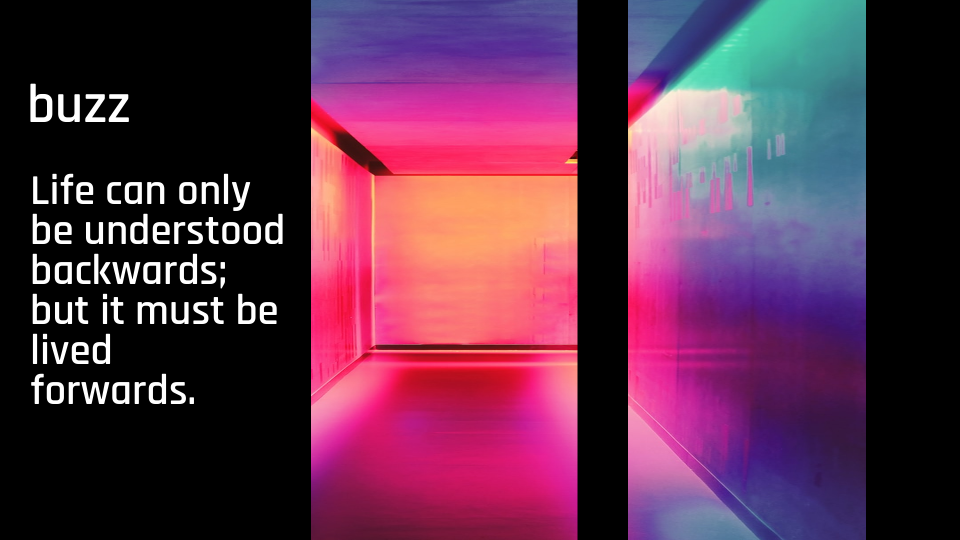
#> input picture frontend/src/assets/QP_Horizontal.jpg, 1920 x 1080 px (shown at 1/2 size)
$ python -i render_image.py   (imports and definitions only)   (older library calls are emulated)
#> lines starting #> are read from the running program, lines starting #| are printed output that depends on the picture
import json
import requests
from PIL import Image, ImageDraw, ImageChops
import random
from gcloud import storage
import datetime
from text_utils import write_text
import string
import io
import math
from services.gcp import upload_generated_image_to_cloud
from gcloud import storage

import base64
from collections import defaultdict
import re

# [83 lines left out: functions create_image_post, get_orientation, render_image, calculate_vertices, not called in this run]

def id_generator(size=10, chars=string.ascii_uppercase + string.digits):
    return ''.join(random.choice(chars) for _ in range(size))

def custom_mask_image_post_generator(data):
    image_url = data['url']
    template_name = data['template_name']

    # Download the selected search image
    img_data = requests.get(image_url).content
    search_image = Image.open(io.BytesIO(img_data))

    #converting mask image to 8-bit B/W image and Inverting it to create the final mask
    image_data = base64.b64decode(data['base64Image'])
    image_mask_file = io.BytesIO(image_data)
    imageMask = Image.open(image_mask_file)
    alpha_mask = imageMask.convert('L')
    alpha_mask_inverted = ImageChops.invert(alpha_mask)

    # print(template_data[0]['file'])
    base_template = Image.open('assets/canva_templates/{}'.format(str(template_name))).convert("RGBA")
    w,h = base_template.size

    alpha_mask = alpha_mask_inverted.resize((w,h), Image.ANTIALIAS)
    search_image = search_image.resize((w,h), Image.ANTIALIAS)

    search_image.putalpha(alpha_mask)

    base_template.paste(search_image, (0,0), search_image)

    base_template = base_template.convert("RGB")
    output = io.BytesIO()
    base_template.save('assets/custom_mask/final.png')

    alpha_mask.save('assets/custom_mask/alpha_mask.png')

    # imageMask = imageMask.convert('RGB')
    # imageMask.save('assets/custom_mask/image.jpeg', 'JPEG')
    return data

# [20 lines left out: function get_template, not called in this run]

>>> import cv2
>>> picture = cv2.imread('../../frontend/src/assets/QP_Horizontal.jpg', cv2.IMREAD_GRAYSCALE)
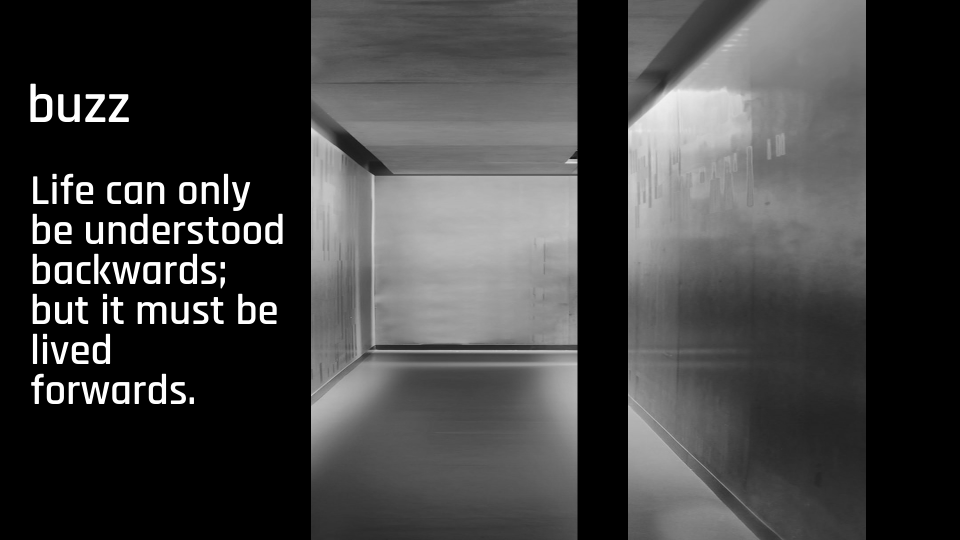
#> picture: shape (1080, 1920) (shown at 1/2 size); min 0, max 255, mean 63.8
#> (the run stopped early here; a loop or call above may not have finished)

$ run again, on frontend/src/assets/QP_Square.jpg
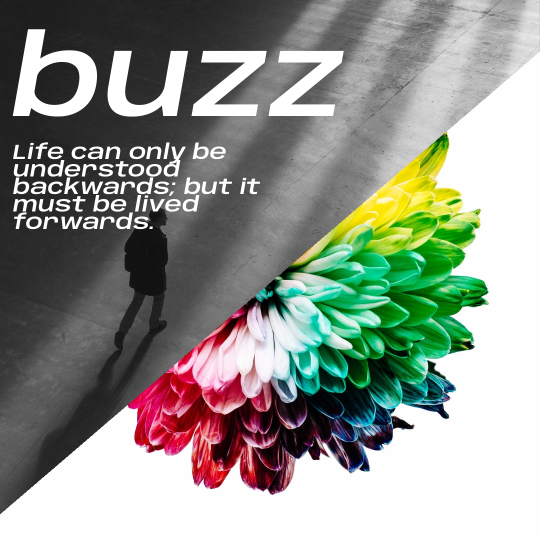
#> input picture frontend/src/assets/QP_Square.jpg, 1080 x 1080 px (shown at 1/2 size)
#> `picture = cv2.imread('../../frontend/src/assets/QP_Horizontal.jpg', cv..`:
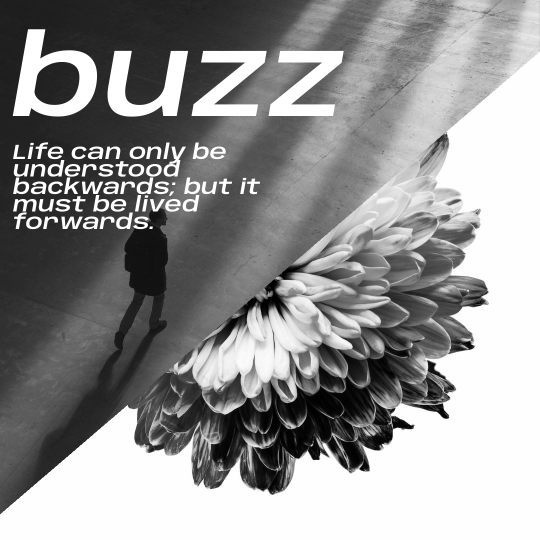
#> picture: shape (1080, 1080) (shown at 1/2 size); min 0, max 255, mean 147

$ run again, on frontend/src/assets/QP_Vertical.jpg
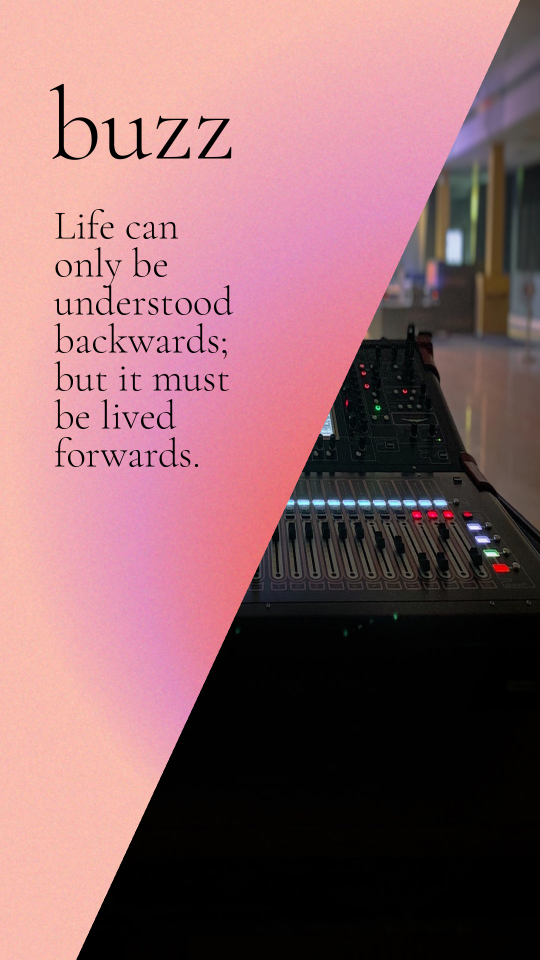
#> input picture frontend/src/assets/QP_Vertical.jpg, 1080 x 1920 px (shown at 1/2 size)
#> `picture = cv2.imread('../../frontend/src/assets/QP_Horizontal.jpg', cv..`:
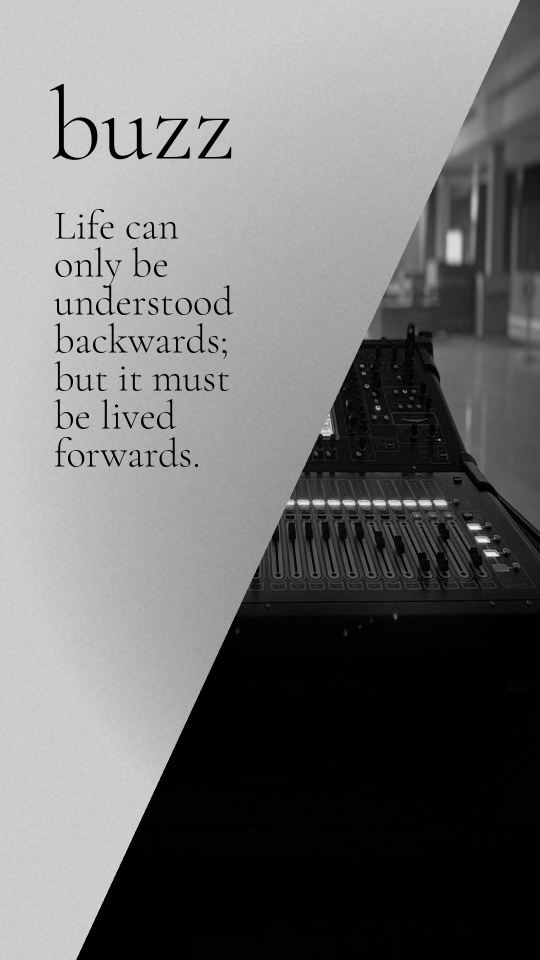
#> picture: shape (1920, 1080) (shown at 1/2 size); min 0, max 246, mean 113.3
